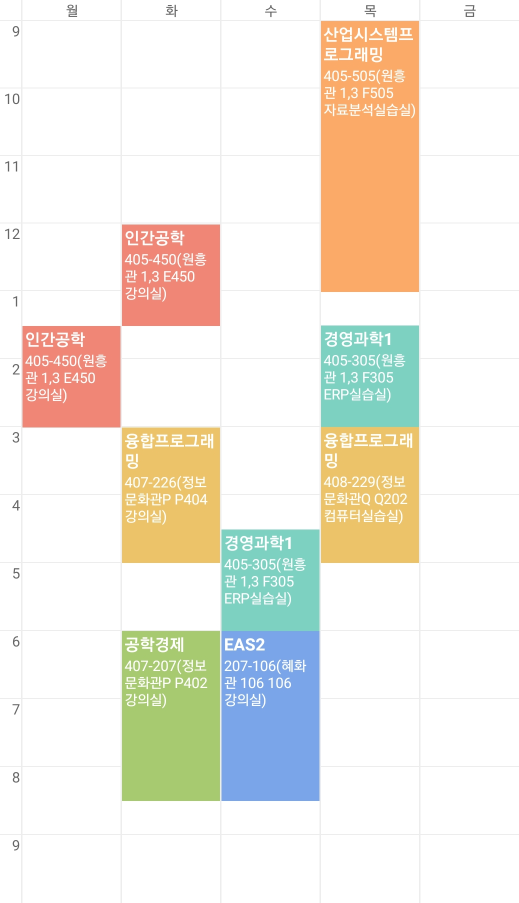
#> input picture tireco/data/sample.jpg, 1038 x 1806 px (shown at 1/2 size)
$ python -i tireco.py   (imports and definitions only)
#> lines starting #> are read from the running program, lines starting #| are printed output that depends on the picture; after the words box and inside, x2 and y2 are one past the last pixel; in counts of white or black regions, pixels touching at a corner belong together
from pytesseract import *
import matplotlib.pyplot as plt
import numpy as np
import cv2 as cv
import re
import pandas as pd
from typing import List, Tuple


class Tireco:
    boundaries: List[Tuple] = [
        ([103, 119, 225], [133, 149, 255]),
        ([90, 180, 221], [120, 210, 251]),
        ([97, 187, 152], [127, 217, 182]),
        ([178, 194, 110], [208, 224, 140]),
        ([218, 150, 107], [248, 180, 137]),
        ([89, 155, 236], [119, 185, 255]),
        ([210, 119, 144], [240, 149, 174]),
        ([121, 187, 105], [151, 217, 135]),
        ([222, 136, 196], [252, 166, 226]),
        ]

    CUTTING_POS: int = 45
    DENOISING_DST = None
    DENOISING_H: float = 5
    DENOISING_HCOLOR: float = 5
    DENOISING_TEMP_WINS: int = 7
    DENOISING_SEARCH_WINS: int = 21
    THRESHOLD_THRESHOLD_VAL: int = 38
    THRESHOLD_VAL: int = 255
    CONFIG_PSM_6: str = "-l kor+eng --psm 6"
    CONFIG_PSM_11: str = "-l kor+eng --psm 11"

    def __init__(self):
        pass

    def extract_title_with_img_file(self, img_file) -> List[str]:
        encoded_img = np.fromstring(img_file, dtype=np.uint8)
        img = cv.imdecode(encoded_img, cv.IMREAD_COLOR)

        img, img_gray, img_thresh = self.__prepro_img(img)

        return self.__detect_color_box(img, img_thresh)

    def extract_title_with_img_path(self, img_path) -> List[str]:
#> called with img_path = 'data/sample.jpg'
        img = cv.imread(img_path)
#> img is the input picture: shape (1806, 1038, 3); mean B, G, R 225.8, 235.7, 240.2

        img, img_gray, img_thresh = self.__prepro_img(img)

        return self.__detect_color_box(img, img_thresh)

    def __prepro_img(self, img) -> Tuple:
        img = img[self.CUTTING_POS:, self.CUTTING_POS:]
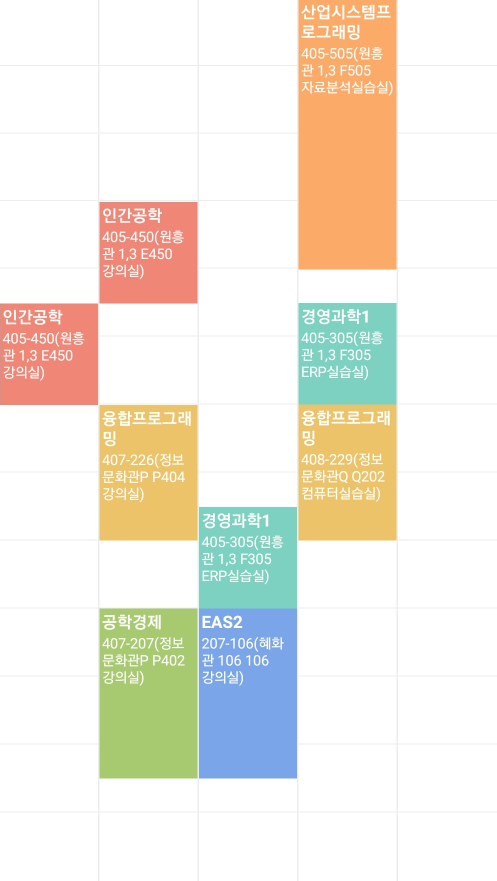
#> img: shape (1761, 993, 3) (shown at 1/2 size); mean of channels 0, 1, 2 224, 234.7, 239.5; drawn as B, G, R

        img = cv.fastNlMeansDenoisingColored(img, self.DENOISING_DST, self.DENOISING_H, self.DENOISING_HCOLOR,
                                             self.DENOISING_TEMP_WINS, self.DENOISING_SEARCH_WINS)

        img_gray = cv.cvtColor(img, cv.COLOR_BGR2GRAY)
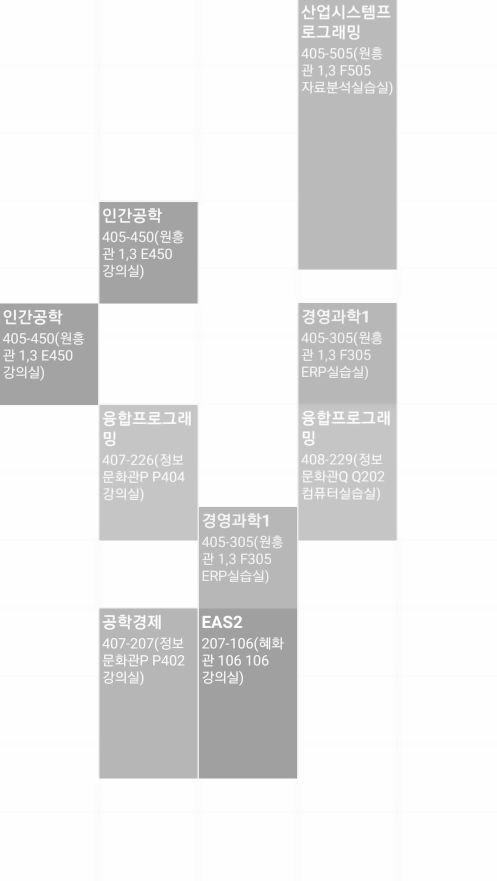
#> img_gray: shape (1761, 993) (shown at 1/2 size); min 158, max 254, mean 234.2
        img_gray = 255 - img_gray
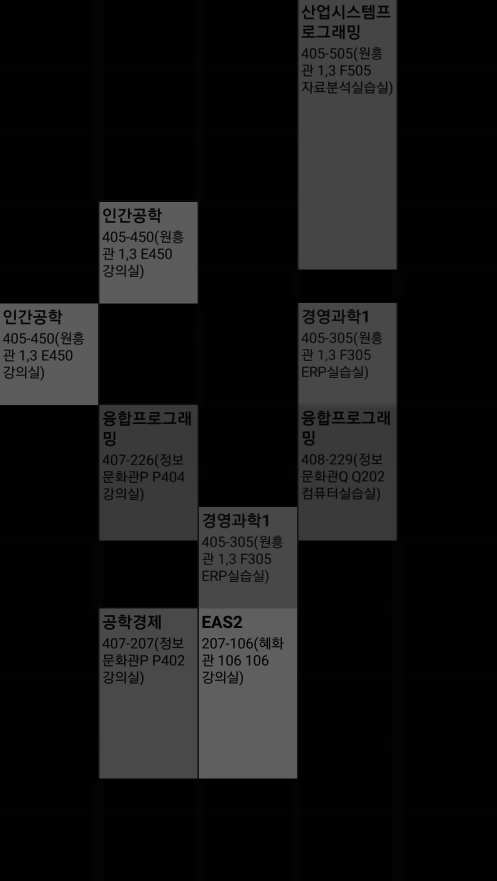
#> img_gray: shape (1761, 993) (shown at 1/2 size); min 1, max 97, mean 20.8

        ret, img_thresh = cv.threshold(img_gray, self.THRESHOLD_THRESHOLD_VAL, self.THRESHOLD_VAL, cv.THRESH_BINARY)
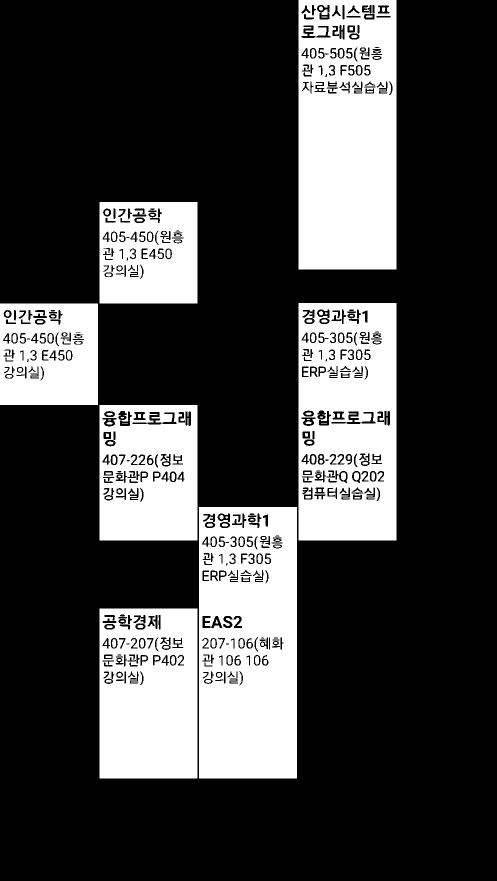
#> img_thresh: shape (1761, 993) (shown at 1/2 size); 26.3% white; 154 white regions (8 under 20 px), largest, box (x1, y1, x2, y2) and area: (597, 0, 793, 539) 97907, (398, 1014, 594, 1557) 96617, (597, 606, 793, 1081) 79468
#> ret = 38

        return img, img_gray, img_thresh

    def __detect_color_box(self, img, img_thresh) -> List[str]:
        title_list: List[str] = []

        for (lower, upper) in self.boundaries:
            lower = np.array(lower, dtype="uint8")
            upper = np.array(upper, dtype="uint8")

            mask = cv.inRange(img, lower, upper)
            output = cv.bitwise_and(img, img, mask=mask)

            gray = cv.cvtColor(output, cv.COLOR_BGR2GRAY)

            ret, thresh = cv.threshold(gray, self.THRESHOLD_THRESHOLD_VAL, self.THRESHOLD_VAL, cv.THRESH_BINARY)

            contours, hierarchy = cv.findContours(thresh, cv.RETR_TREE, cv.CHAIN_APPROX_SIMPLE)

            title_list += self.__extract(img_thresh, contours, hierarchy)
#> this loop made 1 pass
#> ret on pass 1: 38
#> pass 1, in __detect_color_box, `mask = cv.inRange(img, lower, upper)`:
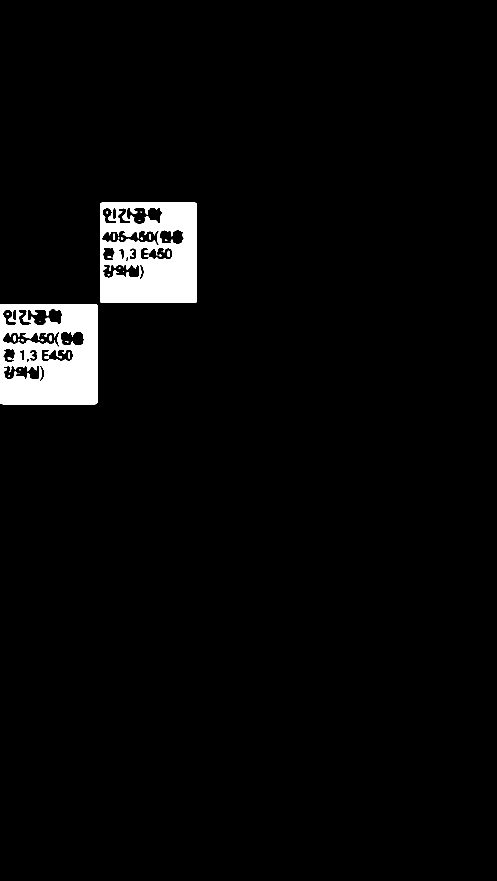
#> mask: shape (1761, 993) (shown at 1/2 size); 3.5% white; 35 white regions (22 under 20 px), largest, box (x1, y1, x2, y2) and area: (0, 608, 195, 809) 30534, (200, 405, 394, 606) 30261, (335, 501, 340, 514) 52
#> pass 1, in __detect_color_box, `output = cv.bitwise_and(img, img, mask=mask)`:
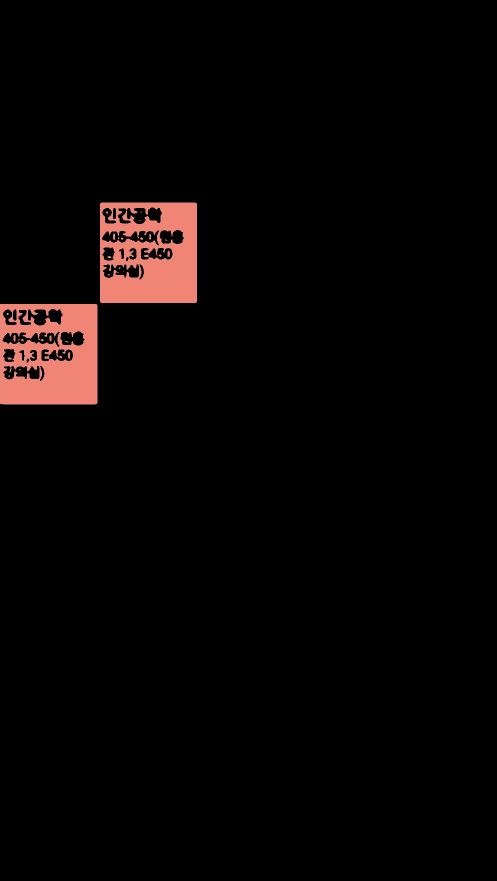
#> output: shape (1761, 993, 3) (shown at 1/2 size); mean of channels 0, 1, 2 4.2, 4.7, 8.4; drawn as B, G, R
#> pass 1, in __detect_color_box, `gray = cv.cvtColor(output, cv.COLOR_BGR2GRAY)`:
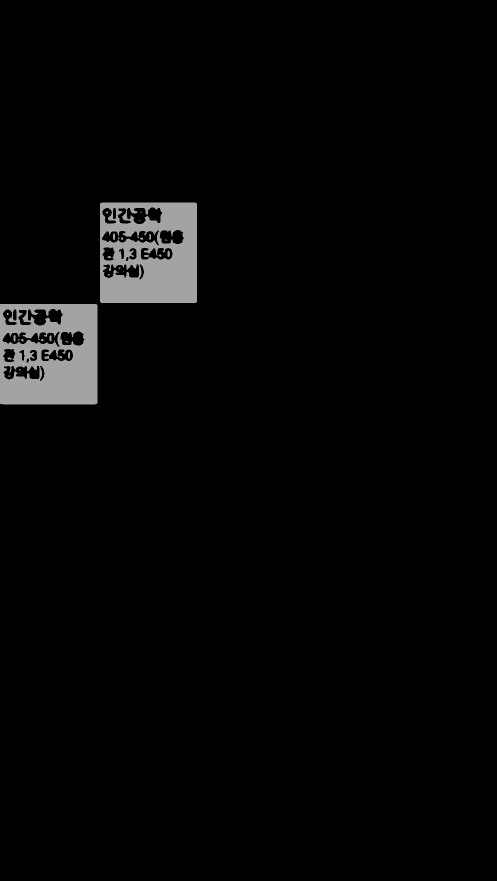
#> gray: shape (1761, 993) (shown at 1/2 size); min 0, max 176, mean 5.7
#> after the loop, title_list = []

        return title_list

    def __extract(self, img_thresh, contours, hierarchy) -> List[str]:
        title_list = []
        for idx in range(len(contours)):
            if hierarchy[0][idx][3] == -1 and hierarchy[0][idx][2] != -1:
                x, y, w, h = cv.boundingRect(contours[idx])
                one_subject = img_thresh[y:y + h, x:x + w]

#> (the run stopped early here; a loop or call above may not have finished)
